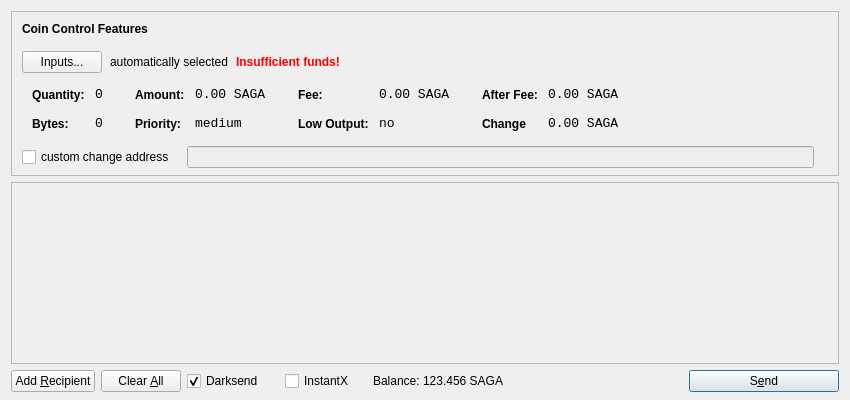
<?xml version="1.0" encoding="UTF-8"?>
<ui version="4.0">
 <class>SendCoinsDialog</class>
 <widget class="QDialog" name="SendCoinsDialog">
  <property name="geometry">
   <rect>
    <x>0</x>
    <y>0</y>
    <width>850</width>
    <height>400</height>
   </rect>
  </property>
  <property name="windowTitle">
   <string>Send Coins</string>
  </property>
  <layout class="QVBoxLayout" name="verticalLayout" stretch="0,1,0">
   <property name="bottomMargin">
    <number>8</number>
   </property>
   <item>
    <widget class="QFrame" name="frameCoinControl">
     <property name="sizePolicy">
      <sizepolicy hsizetype="Expanding" vsizetype="Expanding">
       <horstretch>0</horstretch>
       <verstretch>0</verstretch>
      </sizepolicy>
     </property>
     <property name="maximumSize">
      <size>
       <width>16777215</width>
       <height>16777215</height>
      </size>
     </property>
     <property name="frameShape">
      <enum>QFrame::StyledPanel</enum>
     </property>
     <property name="frameShadow">
      <enum>QFrame::Sunken</enum>
     </property>
     <layout class="QVBoxLayout" name="verticalLayoutCoinControl2">
      <property name="spacing">
       <number>-1</number>
      </property>
      <property name="leftMargin">
       <number>0</number>
      </property>
      <property name="topMargin">
       <number>0</number>
      </property>
      <property name="rightMargin">
       <number>0</number>
      </property>
      <property name="bottomMargin">
       <number>6</number>
      </property>
      <item>
       <layout class="QVBoxLayout" name="verticalLayoutCoinControl" stretch="0,0,0,0,1">
        <property name="spacing">
         <number>0</number>
        </property>
        <property name="leftMargin">
         <number>10</number>
        </property>
        <property name="topMargin">
         <number>10</number>
        </property>
        <item>
         <layout class="QHBoxLayout" name="horizontalLayoutCoinControl1">
          <property name="bottomMargin">
           <number>15</number>
          </property>
          <item>
           <widget class="QLabel" name="labelCoinControlFeatures">
            <property name="sizePolicy">
             <sizepolicy hsizetype="Preferred" vsizetype="Maximum">
              <horstretch>0</horstretch>
              <verstretch>0</verstretch>
             </sizepolicy>
            </property>
            <property name="font">
             <font>
              <weight>75</weight>
              <bold>true</bold>
             </font>
            </property>
            <property name="styleSheet">
             <string notr="true">font-weight:bold;</string>
            </property>
            <property name="text">
             <string>Coin Control Features</string>
            </property>
           </widget>
          </item>
         </layout>
        </item>
        <item>
         <layout class="QHBoxLayout" name="horizontalLayoutCoinControl2" stretch="0,0,0,0">
          <property name="spacing">
           <number>8</number>
          </property>
          <property name="bottomMargin">
           <number>10</number>
          </property>
          <item>
           <widget class="QPushButton" name="pushButtonCoinControl">
            <property name="styleSheet">
             <string notr="true"/>
            </property>
            <property name="text">
             <string>Inputs...</string>
            </property>
           </widget>
          </item>
          <item>
           <widget class="QLabel" name="labelCoinControlAutomaticallySelected">
            <property name="text">
             <string>automatically selected</string>
            </property>
            <property name="margin">
             <number>5</number>
            </property>
           </widget>
          </item>
          <item>
           <widget class="QLabel" name="labelCoinControlInsuffFunds">
            <property name="font">
             <font>
              <weight>75</weight>
              <bold>true</bold>
             </font>
            </property>
            <property name="styleSheet">
             <string notr="true">color:red;font-weight:bold;</string>
            </property>
            <property name="text">
             <string>Insufficient funds!</string>
            </property>
            <property name="margin">
             <number>5</number>
            </property>
           </widget>
          </item>
          <item>
           <spacer name="horizontalSpacerCoinControl">
            <property name="orientation">
             <enum>Qt::Horizontal</enum>
            </property>
            <property name="sizeHint" stdset="0">
             <size>
              <width>40</width>
              <height>1</height>
             </size>
            </property>
           </spacer>
          </item>
         </layout>
        </item>
        <item>
         <widget class="QWidget" name="widgetCoinControl" native="true">
          <property name="sizePolicy">
           <sizepolicy hsizetype="Preferred" vsizetype="Preferred">
            <horstretch>0</horstretch>
            <verstretch>0</verstretch>
           </sizepolicy>
          </property>
          <property name="minimumSize">
           <size>
            <width>0</width>
            <height>0</height>
           </size>
          </property>
          <property name="styleSheet">
           <string notr="true"/>
          </property>
          <layout class="QHBoxLayout" name="horizontalLayoutCoinControl5">
           <property name="margin">
            <number>0</number>
           </property>
           <item>
            <layout class="QHBoxLayout" name="horizontalLayoutCoinControl3" stretch="0,0,0,1">
             <property name="spacing">
              <number>20</number>
             </property>
             <property name="topMargin">
              <number>0</number>
             </property>
             <property name="bottomMargin">
              <number>10</number>
             </property>
             <item>
              <layout class="QFormLayout" name="formLayoutCoinControl1">
               <property name="horizontalSpacing">
                <number>10</number>
               </property>
               <property name="verticalSpacing">
                <number>14</number>
               </property>
               <property name="leftMargin">
                <number>10</number>
               </property>
               <property name="topMargin">
                <number>4</number>
               </property>
               <property name="rightMargin">
                <number>6</number>
               </property>
               <item row="0" column="0">
                <widget class="QLabel" name="labelCoinControlQuantityText">
                 <property name="styleSheet">
                  <string notr="true">font-weight:bold;</string>
                 </property>
                 <property name="text">
                  <string>Quantity:</string>
                 </property>
                 <property name="margin">
                  <number>0</number>
                 </property>
                </widget>
               </item>
               <item row="0" column="1">
                <widget class="QLabel" name="labelCoinControlQuantity">
                 <property name="font">
                  <font>
                   <family>Monospace</family>
                   <pointsize>10</pointsize>
                  </font>
                 </property>
                 <property name="cursor">
                  <cursorShape>IBeamCursor</cursorShape>
                 </property>
                 <property name="contextMenuPolicy">
                  <enum>Qt::ActionsContextMenu</enum>
                 </property>
                 <property name="text">
                  <string>0</string>
                 </property>
                 <property name="margin">
                  <number>0</number>
                 </property>
                 <property name="textInteractionFlags">
                  <set>Qt::LinksAccessibleByMouse|Qt::TextSelectableByKeyboard|Qt::TextSelectableByMouse</set>
                 </property>
                </widget>
               </item>
               <item row="1" column="0">
                <widget class="QLabel" name="labelCoinControlBytesText">
                 <property name="styleSheet">
                  <string notr="true">font-weight:bold;</string>
                 </property>
                 <property name="text">
                  <string>Bytes:</string>
                 </property>
                </widget>
               </item>
               <item row="1" column="1">
                <widget class="QLabel" name="labelCoinControlBytes">
                 <property name="font">
                  <font>
                   <family>Monospace</family>
                   <pointsize>10</pointsize>
                  </font>
                 </property>
                 <property name="cursor">
                  <cursorShape>IBeamCursor</cursorShape>
                 </property>
                 <property name="contextMenuPolicy">
                  <enum>Qt::ActionsContextMenu</enum>
                 </property>
                 <property name="text">
                  <string>0</string>
                 </property>
                 <property name="textInteractionFlags">
                  <set>Qt::LinksAccessibleByMouse|Qt::TextSelectableByKeyboard|Qt::TextSelectableByMouse</set>
                 </property>
                </widget>
               </item>
              </layout>
             </item>
             <item>
              <layout class="QFormLayout" name="formLayoutCoinControl2">
               <property name="horizontalSpacing">
                <number>10</number>
               </property>
               <property name="verticalSpacing">
                <number>14</number>
               </property>
               <property name="leftMargin">
                <number>6</number>
               </property>
               <property name="topMargin">
                <number>4</number>
               </property>
               <property name="rightMargin">
                <number>6</number>
               </property>
               <item row="0" column="0">
                <widget class="QLabel" name="labelCoinControlAmountText">
                 <property name="styleSheet">
                  <string notr="true">font-weight:bold;</string>
                 </property>
                 <property name="text">
                  <string>Amount:</string>
                 </property>
                 <property name="margin">
                  <number>0</number>
                 </property>
                </widget>
               </item>
               <item row="0" column="1">
                <widget class="QLabel" name="labelCoinControlAmount">
                 <property name="font">
                  <font>
                   <family>Monospace</family>
                   <pointsize>10</pointsize>
                  </font>
                 </property>
                 <property name="cursor">
                  <cursorShape>IBeamCursor</cursorShape>
                 </property>
                 <property name="contextMenuPolicy">
                  <enum>Qt::ActionsContextMenu</enum>
                 </property>
                 <property name="text">
                  <string>0.00 SAGA</string>
                 </property>
                 <property name="textInteractionFlags">
                  <set>Qt::LinksAccessibleByMouse|Qt::TextSelectableByKeyboard|Qt::TextSelectableByMouse</set>
                 </property>
                </widget>
               </item>
               <item row="1" column="0">
                <widget class="QLabel" name="labelCoinControlPriorityText">
                 <property name="styleSheet">
                  <string notr="true">font-weight:bold;</string>
                 </property>
                 <property name="text">
                  <string>Priority:</string>
                 </property>
                </widget>
               </item>
               <item row="1" column="1">
                <widget class="QLabel" name="labelCoinControlPriority">
                 <property name="font">
                  <font>
                   <family>Monospace</family>
                   <pointsize>10</pointsize>
                  </font>
                 </property>
                 <property name="cursor">
                  <cursorShape>IBeamCursor</cursorShape>
                 </property>
                 <property name="contextMenuPolicy">
                  <enum>Qt::ActionsContextMenu</enum>
                 </property>
                 <property name="text">
                  <string>medium</string>
                 </property>
                 <property name="textInteractionFlags">
                  <set>Qt::LinksAccessibleByMouse|Qt::TextSelectableByKeyboard|Qt::TextSelectableByMouse</set>
                 </property>
                </widget>
               </item>
              </layout>
             </item>
             <item>
              <layout class="QFormLayout" name="formLayoutCoinControl3">
               <property name="horizontalSpacing">
                <number>10</number>
               </property>
               <property name="verticalSpacing">
                <number>14</number>
               </property>
               <property name="leftMargin">
                <number>6</number>
               </property>
               <property name="topMargin">
                <number>4</number>
               </property>
               <property name="rightMargin">
                <number>6</number>
               </property>
               <item row="0" column="0">
                <widget class="QLabel" name="labelCoinControlFeeText">
                 <property name="styleSheet">
                  <string notr="true">font-weight:bold;</string>
                 </property>
                 <property name="text">
                  <string>Fee:</string>
                 </property>
                 <property name="margin">
                  <number>0</number>
                 </property>
                </widget>
               </item>
               <item row="0" column="1">
                <widget class="QLabel" name="labelCoinControlFee">
                 <property name="font">
                  <font>
                   <family>Monospace</family>
                   <pointsize>10</pointsize>
                  </font>
                 </property>
                 <property name="cursor">
                  <cursorShape>IBeamCursor</cursorShape>
                 </property>
                 <property name="contextMenuPolicy">
                  <enum>Qt::ActionsContextMenu</enum>
                 </property>
                 <property name="text">
                  <string>0.00 SAGA</string>
                 </property>
                 <property name="textInteractionFlags">
                  <set>Qt::LinksAccessibleByMouse|Qt::TextSelectableByKeyboard|Qt::TextSelectableByMouse</set>
                 </property>
                </widget>
               </item>
               <item row="1" column="0">
                <widget class="QLabel" name="labelCoinControlLowOutputText">
                 <property name="styleSheet">
                  <string notr="true">font-weight:bold;</string>
                 </property>
                 <property name="text">
                  <string>Low Output:</string>
                 </property>
                </widget>
               </item>
               <item row="1" column="1">
                <widget class="QLabel" name="labelCoinControlLowOutput">
                 <property name="font">
                  <font>
                   <family>Monospace</family>
                   <pointsize>10</pointsize>
                  </font>
                 </property>
                 <property name="cursor">
                  <cursorShape>IBeamCursor</cursorShape>
                 </property>
                 <property name="contextMenuPolicy">
                  <enum>Qt::ActionsContextMenu</enum>
                 </property>
                 <property name="text">
                  <string>no</string>
                 </property>
                 <property name="textInteractionFlags">
                  <set>Qt::LinksAccessibleByMouse|Qt::TextSelectableByKeyboard|Qt::TextSelectableByMouse</set>
                 </property>
                </widget>
               </item>
              </layout>
             </item>
             <item>
              <layout class="QFormLayout" name="formLayoutCoinControl4">
               <property name="horizontalSpacing">
                <number>10</number>
               </property>
               <property name="verticalSpacing">
                <number>14</number>
               </property>
               <property name="leftMargin">
                <number>6</number>
               </property>
               <property name="topMargin">
                <number>4</number>
               </property>
               <property name="rightMargin">
                <number>6</number>
               </property>
               <item row="0" column="0">
                <widget class="QLabel" name="labelCoinControlAfterFeeText">
                 <property name="styleSheet">
                  <string notr="true">font-weight:bold;</string>
                 </property>
                 <property name="text">
                  <string>After Fee:</string>
                 </property>
                 <property name="margin">
                  <number>0</number>
                 </property>
                </widget>
               </item>
               <item row="0" column="1">
                <widget class="QLabel" name="labelCoinControlAfterFee">
                 <property name="font">
                  <font>
                   <family>Monospace</family>
                   <pointsize>10</pointsize>
                  </font>
                 </property>
                 <property name="cursor">
                  <cursorShape>IBeamCursor</cursorShape>
                 </property>
                 <property name="contextMenuPolicy">
                  <enum>Qt::ActionsContextMenu</enum>
                 </property>
                 <property name="text">
                  <string>0.00 SAGA</string>
                 </property>
                 <property name="textInteractionFlags">
                  <set>Qt::LinksAccessibleByMouse|Qt::TextSelectableByKeyboard|Qt::TextSelectableByMouse</set>
                 </property>
                </widget>
               </item>
               <item row="1" column="0">
                <widget class="QLabel" name="labelCoinControlChangeText">
                 <property name="styleSheet">
                  <string notr="true">font-weight:bold;</string>
                 </property>
                 <property name="text">
                  <string>Change</string>
                 </property>
                </widget>
               </item>
               <item row="1" column="1">
                <widget class="QLabel" name="labelCoinControlChange">
                 <property name="font">
                  <font>
                   <family>Monospace</family>
                   <pointsize>10</pointsize>
                  </font>
                 </property>
                 <property name="cursor">
                  <cursorShape>IBeamCursor</cursorShape>
                 </property>
                 <property name="contextMenuPolicy">
                  <enum>Qt::ActionsContextMenu</enum>
                 </property>
                 <property name="text">
                  <string>0.00 SAGA</string>
                 </property>
                 <property name="textInteractionFlags">
                  <set>Qt::LinksAccessibleByMouse|Qt::TextSelectableByKeyboard|Qt::TextSelectableByMouse</set>
                 </property>
                </widget>
               </item>
              </layout>
             </item>
            </layout>
           </item>
          </layout>
         </widget>
        </item>
        <item>
         <layout class="QHBoxLayout" name="horizontalLayoutCoinControl4" stretch="0,0,0">
          <property name="spacing">
           <number>12</number>
          </property>
          <property name="sizeConstraint">
           <enum>QLayout::SetDefaultConstraint</enum>
          </property>
          <property name="topMargin">
           <number>5</number>
          </property>
          <property name="rightMargin">
           <number>5</number>
          </property>
          <item>
           <widget class="QCheckBox" name="checkBoxCoinControlChange">
            <property name="text">
             <string>custom change address</string>
            </property>
           </widget>
          </item>
          <item>
           <widget class="QLineEdit" name="lineEditCoinControlChange">
            <property name="enabled">
             <bool>false</bool>
            </property>
            <property name="sizePolicy">
             <sizepolicy hsizetype="Expanding" vsizetype="Fixed">
              <horstretch>0</horstretch>
              <verstretch>0</verstretch>
             </sizepolicy>
            </property>
           </widget>
          </item>
          <item>
           <widget class="QLabel" name="labelCoinControlChangeLabel">
            <property name="sizePolicy">
             <sizepolicy hsizetype="Preferred" vsizetype="Expanding">
              <horstretch>0</horstretch>
              <verstretch>0</verstretch>
             </sizepolicy>
            </property>
            <property name="minimumSize">
             <size>
              <width>0</width>
              <height>0</height>
             </size>
            </property>
            <property name="text">
             <string/>
            </property>
            <property name="margin">
             <number>3</number>
            </property>
           </widget>
          </item>
         </layout>
        </item>
        <item>
         <spacer name="verticalSpacerCoinControl">
          <property name="orientation">
           <enum>Qt::Vertical</enum>
          </property>
          <property name="sizeHint" stdset="0">
           <size>
            <width>800</width>
            <height>1</height>
           </size>
          </property>
         </spacer>
        </item>
       </layout>
      </item>
     </layout>
    </widget>
   </item>
   <item>
    <widget class="QScrollArea" name="scrollArea">
     <property name="widgetResizable">
      <bool>true</bool>
     </property>
     <widget class="QWidget" name="scrollAreaWidgetContents">
      <property name="geometry">
       <rect>
        <x>0</x>
        <y>0</y>
        <width>830</width>
        <height>165</height>
       </rect>
      </property>
      <layout class="QVBoxLayout" name="verticalLayout_2">
       <property name="margin">
        <number>0</number>
       </property>
       <item>
        <layout class="QVBoxLayout" name="entries">
         <property name="spacing">
          <number>6</number>
         </property>
        </layout>
       </item>
       <item>
        <spacer name="verticalSpacer">
         <property name="orientation">
          <enum>Qt::Vertical</enum>
         </property>
         <property name="sizeHint" stdset="0">
          <size>
           <width>20</width>
           <height>40</height>
          </size>
         </property>
        </spacer>
       </item>
      </layout>
     </widget>
    </widget>
   </item>
   <item>
    <layout class="QHBoxLayout" name="horizontalLayout">
     <item>
      <widget class="QPushButton" name="addButton">
       <property name="toolTip">
        <string>Send to multiple recipients at once</string>
       </property>
       <property name="text">
        <string>Add &amp;Recipient</string>
       </property>
       <property name="autoDefault">
        <bool>false</bool>
       </property>
      </widget>
     </item>
     <item>
      <widget class="QPushButton" name="clearButton">
       <property name="sizePolicy">
        <sizepolicy hsizetype="Minimum" vsizetype="Fixed">
         <horstretch>0</horstretch>
         <verstretch>0</verstretch>
        </sizepolicy>
       </property>
       <property name="toolTip">
        <string>Remove all transaction fields</string>
       </property>
       <property name="text">
        <string>Clear &amp;All</string>
       </property>
       <property name="autoRepeatDelay">
        <number>300</number>
       </property>
       <property name="autoDefault">
        <bool>false</bool>
       </property>
      </widget>
     </item>
     <item>
      <layout class="QHBoxLayout" name="horizontalLayout_2">
       <property name="spacing">
        <number>3</number>
       </property>
        <item>
        <widget class="QCheckBox" name="checkUseDarksend">
         <property name="minimumSize">
          <size>
           <width>95</width>
           <height>0</height>
          </size>
         </property>
         <property name="text">
          <string>Darksend</string>
         </property>
         <property name="checked">
          <bool>true</bool>
         </property>
        </widget>
       </item>
       <item>
        <widget class="QCheckBox" name="checkInstantX">
         <property name="enabled">
          <bool>true</bool>
         </property>
         <property name="minimumSize">
          <size>
           <width>85</width>
           <height>0</height>
          </size>
         </property>
         <property name="text">
          <string>InstantX</string>
         </property>
        </widget>
       </item>
       <item>
        <widget class="QLabel" name="label">
         <property name="sizePolicy">
          <sizepolicy hsizetype="Preferred" vsizetype="Fixed">
           <horstretch>0</horstretch>
           <verstretch>0</verstretch>
          </sizepolicy>
         </property>
         <property name="text">
          <string>Balance:</string>
         </property>
        </widget>
       </item>
       <item>
        <widget class="QLabel" name="labelBalance">
         <property name="sizePolicy">
          <sizepolicy hsizetype="Preferred" vsizetype="Fixed">
           <horstretch>0</horstretch>
           <verstretch>0</verstretch>
          </sizepolicy>
         </property>
         <property name="cursor">
          <cursorShape>IBeamCursor</cursorShape>
         </property>
         <property name="text">
          <string>123.456 SAGA</string>
         </property>
         <property name="textInteractionFlags">
          <set>Qt::LinksAccessibleByMouse|Qt::TextSelectableByKeyboard|Qt::TextSelectableByMouse</set>
         </property>
        </widget>
       </item>
      </layout>
     </item>
     <item>
      <spacer name="horizontalSpacer">
       <property name="orientation">
        <enum>Qt::Horizontal</enum>
       </property>
       <property name="sizeHint" stdset="0">
        <size>
         <width>40</width>
         <height>20</height>
        </size>
       </property>
      </spacer>
     </item>
     <item>
      <widget class="QPushButton" name="sendButton">
       <property name="minimumSize">
        <size>
         <width>150</width>
         <height>0</height>
        </size>
       </property>
       <property name="toolTip">
        <string>Confirm the send action</string>
       </property>
       <property name="text">
        <string>S&amp;end</string>
       </property>
       <property name="icon">
        <iconset resource="../bitcoin.qrc">
         <normaloff>:/icons/send</normaloff>:/icons/send</iconset>
       </property>
       <property name="default">
        <bool>true</bool>
       </property>
      </widget>
     </item>
    </layout>
   </item>
  </layout>
 </widget>
 <resources>
  <include location="../bitcoin.qrc"/>
 </resources>
 <connections/>
</ui>
